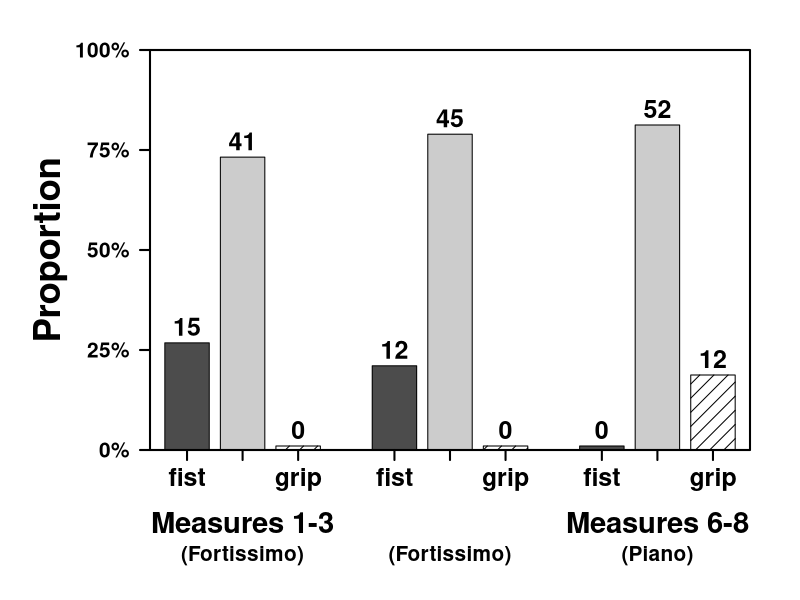
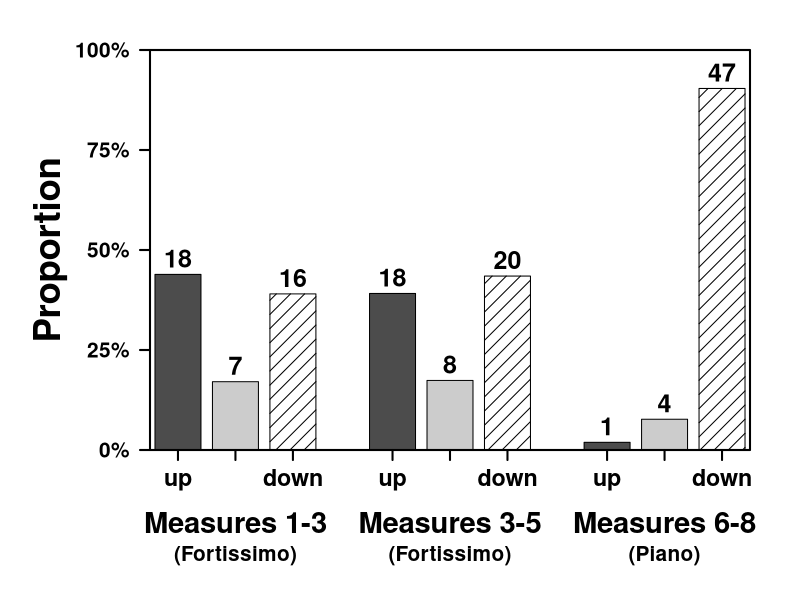
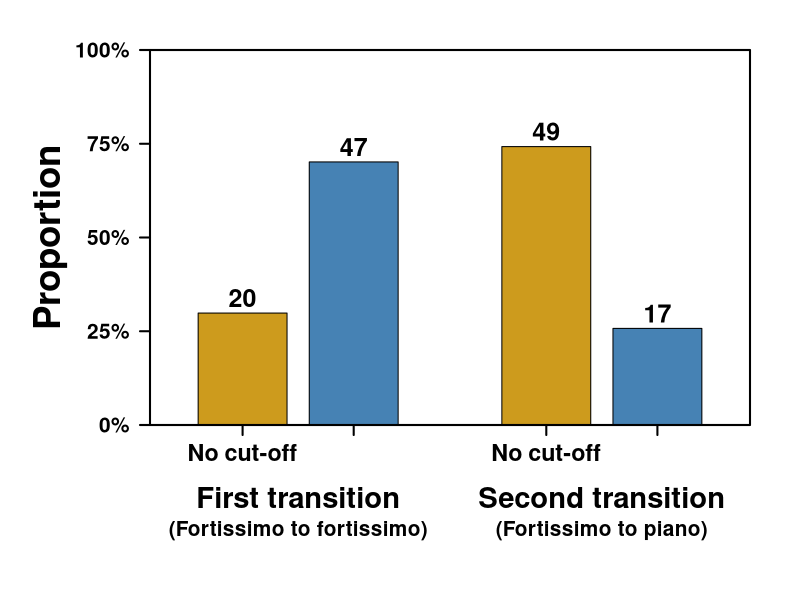
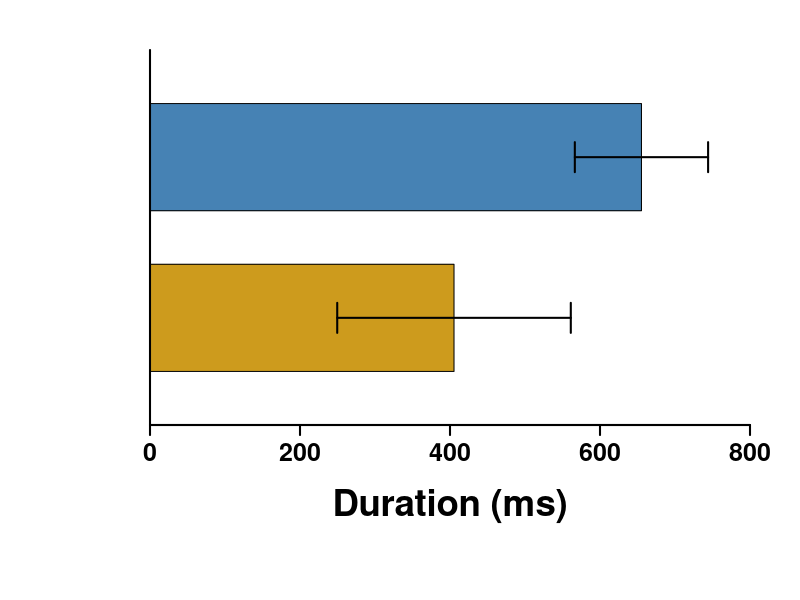

Write R code to recreate these figures, in order.
## Bodo Winter
## Created March 3, 2015; Edited April 10, 2015
## Analysis of conducting gesture data, production only

##------------------------------------------------------------------
## Pre-processing:
##------------------------------------------------------------------

options(stringsAsFactors = F)

## Load in data:

setwd('/Users/teeniematlock/Desktop/research/conducting/')
con <- read.csv('beethoven_conducting_gestures_amanda_coded_20_06_2016.csv')

## Load in packages:

library(dplyr)
library(ggplot2)
library(reshape2)

## Check:

nrow(con)		# 105 videos

# # ## Extract those where critical measues are visible:

# con.backup <- con
# con <- filter(con, Critical.Measures.Visible == 'yes')
# nrow(con)		# 42
# nrow(con) / nrow(con.backup)

## Baton left vs. baton right:

con$BatonHand <- 'right'
con[con$Baton == 'Yes (LH!)', ]$BatonHand <- 'left'
con[con$Baton == 'No', ]$BatonHand <- 'No Baton'

## Aggregate of this:

table(con$BatonHand)

## How many had batons?

con[con$Baton == 'Yes (LH!)', ]$Baton <- 'Yes'
table(con$Baton) / nrow(con)

## Exclude the three who had the baton in their left hand and those 9 that did not have the baton:

con.backup2 <- con
con <- filter(con, BatonHand == 'right')
nrow(con)

## For first two measures versus piano part and left hand:
## Extract relevant handshape (e.g., take endpoint of "fist>open" to be "open"):

con[which(con$L.1.2.HandShape == 'fist>open'), ]$L.1.2.HandShape <- 'open'
con[which(con$L.1.2.HandShape == 'open>fist'), ]$L.1.2.HandShape <- 'fist'
con[which(con$L.1.2.HandShape == 'open>point'), ]$L.1.2.HandShape <- 'point'
con[which(con$L.1.2.HandShape == 'NA>open'), ]$L.1.2.HandShape <- 'open'
con[which(con$L.1.2.HandShape == 'open>NA'), ]$L.1.2.HandShape <- NA
con[which(con$L.1.2.HandShape == ''), ]$L.1.2.HandShape <- NA

con[which(con$L.3.5.HandShape == 'fist>open'), ]$L.3.5.HandShape <- 'open'
# con[which(con$L.3.5.HandShape == 'fist>precision grip\n'), ]$L.3.5.HandShape <- 'precision grip'
con[which(con$L.3.5.HandShape == 'NA>open'), ]$L.3.5.HandShape <- 'open'
con[which(con$L.3.5.HandShape == 'open>fist'), ]$L.3.5.HandShape <- 'fist'

con[which(con$L.6.8.HandShape == 'open>point'), ]$L.6.8.HandShape <- 'point'
con[which(con$L.6.8.HandShape == 'precision grip>open'), ]$L.6.8.HandShape <- 'open'
con[which(con$L.6.8.HandShape == ''), ]$L.6.8.HandShape <- NA

## For first two measures versus piano part and left hand:
## Extract relevant palm orientation (e.g., take endpoint of "fist>open" to be "open"):

con[which(con$L.1.2.PalmOrientation == 'down>inward'), ]$L.1.2.PalmOrientation <- 'inward'
con[which(con$L.1.2.PalmOrientation == 'down>NA'), ]$L.1.2.PalmOrientation <- NA
con[which(con$L.1.2.PalmOrientation == 'down>up'), ]$L.1.2.PalmOrientation <- 'up'
con[which(con$L.1.2.PalmOrientation == 'inward>down'), ]$L.1.2.PalmOrientation <- 'down'
con[which(con$L.1.2.PalmOrientation == 'inward>NA'), ]$L.1.2.PalmOrientation <- NA
con[which(con$L.1.2.PalmOrientation == 'inward>up'), ]$L.1.2.PalmOrientation <- 'up'
con[which(con$L.1.2.PalmOrientation == 'NA\n'), ]$L.1.2.PalmOrientation <- NA
con[which(con$L.1.2.PalmOrientation == 'NA>down'), ]$L.1.2.PalmOrientation <- 'down'
con[which(con$L.1.2.PalmOrientation == 'NA>inward'), ]$L.1.2.PalmOrientation <- 'inward'
con[which(con$L.1.2.PalmOrientation == 'NA>up'), ]$L.1.2.PalmOrientation <- 'up'
con[which(con$L.1.2.PalmOrientation == 'up>NA'), ]$L.1.2.PalmOrientation <- NA
con[which(con$L.1.2.PalmOrientation == ''), ]$L.1.2.PalmOrientation <- NA

# con[which(con$L.3.5.PalmOrientation == 'down>NA'), ]$L.3.5.PalmOrientation <- NA
con[which(con$L.3.5.PalmOrientation == 'down>up'), ]$L.3.5.PalmOrientation <- 'up'
con[which(con$L.3.5.PalmOrientation == 'down>up\n'), ]$L.3.5.PalmOrientation <- 'up'
con[which(con$L.3.5.PalmOrientation == 'inward>down'), ]$L.3.5.PalmOrientation <- 'down'
con[which(con$L.3.5.PalmOrientation == 'inward>NA'), ]$L.3.5.PalmOrientation <- NA
con[which(con$L.3.5.PalmOrientation == 'inward>up'), ]$L.3.5.PalmOrientation <- 'up'
con[which(con$L.3.5.PalmOrientation == 'NA>down'), ]$L.3.5.PalmOrientation <- 'down'
con[which(con$L.3.5.PalmOrientation == 'NA>inward'), ]$L.3.5.PalmOrientation <- 'inward'
con[which(con$L.3.5.PalmOrientation == 'NA>up'), ]$L.3.5.PalmOrientation <- 'up'
con[which(con$L.3.5.PalmOrientation == 'up>NA'), ]$L.3.5.PalmOrientation <- NA

con[which(con$L.6.8.PalmOrientation == 'down\n'), ]$L.6.8.PalmOrientation <- 'down'
con[which(con$L.6.8.PalmOrientation == 'down>NA'), ]$L.6.8.PalmOrientation <- NA
con[which(con$L.6.8.PalmOrientation == 'down>inward'), ]$L.6.8.PalmOrientation <- 'inward'
con[which(con$L.6.8.PalmOrientation == 'NA>down'), ]$L.6.8.PalmOrientation <- 'down'

# con[which(con$R.1.2.HandShape == 'open>fist'), ]$R.1.2.HandShape <- 'fist'

## Get rid of NAs for cut-off gestures:

con[which(con$X1.2.Cutoff == ''), ] <- NA
con[which(con$X3.5.Cutoff == ''), ] <- NA



##------------------------------------------------------------------
## Analysis and plot of hand shape:
##------------------------------------------------------------------

## Hand shape:

xtab1 <- table(con$L.1.2.HandShape)
xtab2 <- table(con$L.3.5.HandShape)
xtab3 <- table(con$L.6.8.HandShape)

xtab1 <- xtab1[-3]	# get rid of points
xtab2 <- xtab2[-3]	# get rid of points
xtab3 <- xtab3[-2]	# get rid of points

xtab1.prop <- xtab1 / sum(xtab1)
xtab2.prop <- xtab2 / sum(xtab2)
xtab3.prop <- xtab3 / sum(xtab3)

## Relevant chi-square tests:

binom.test(c(xtab1[1], 0))		# fist forte ( = 15) vs. fist piano (= 0)
binom.test(c(xtab3[2], 0))		# precision grip piano ( = 12) vs. pgrip forte (= 0)
binom.test(c(xtab1[2], xtab3[1]))	# not significantly more open's

## Are those that have the fist also those that are the prip:

con[, c('L.1.2.HandShape', 'L.6.8.HandShape')]
(M <- with(con, table(L.1.2.HandShape, L.6.8.HandShape)))
(M <- M[1:2, c(1, 3)])
fisher.test(M)

## Plotting parameters:

yfac <- 0.04
xfac <- 0.2
xshift <- 1.2

## Set colors depending on whether it's for powerpoint or not:

set_to_powerpoint <- function(powerpoint = T) {
	if (powerpoint == T) {
		col1 <<- 'darkred'
		col2 <<- 'goldenrod3'
		} else {
			col1 <<- rgb(0, 0, 0, 0.7)
			col2 <<- rgb(0, 0, 0, 0.2)
			}	
	}
powerpoint <- F
set_to_powerpoint(powerpoint = F)
show <- 3

## Make a plot of the hand shapes:

quartz('', 12, 6)
par(mai = c(1.5, 1.5, 0.5, 0.5))
plot(1, 1, xlim = c(0, 30), ylim = c(0, 1),
	type = 'n', xaxt = 'n', yaxt = 'n', xlab = '', ylab = '', yaxs = 'i')
## All axes:
mtext(side = 2, font = 2, cex = 2.2, line = 4.3, text = 'Proportion')
axis(side = 2, at = seq(0, 1, 0.25), labels = paste0(seq(0, 100, 25), '%'),
	font = 2, las = 2, lwd.ticks = 2, cex.axis = 1.25)
axis(side = 1, at = (c(2, 5, 8) - xshift), labels = c('fist', 'open', 'grip'),
	font = 2, lwd.ticks = 2, cex.axis = 1.5)
if (show >= 2) {
	axis(side = 1, at = c(12, 15, 18), labels = c('fist', 'open', 'grip'),
		font = 2, lwd.ticks = 2, cex.axis = 1.5)
		}
if (show >= 3) {
	axis(side = 1, at = (c(22, 25, 28) + xshift), labels = c('fist', 'open', 'grip'),
		font = 2, lwd.ticks = 2, cex.axis = 1.5)
		}
## Measures bar:
if (show == 1) xselect <- 1
if (show == 2) xselect <- 1:2
if (show == 3) xselect <- 1:3
axis(side = 1, at = c(5 - xshift, 15, 25 + xshift)[xselect],
	line = 2.35, font = 2, cex.axis = 1.75,
	tick = F,
	labels = c('Measures 1-3', 'Measures 3-5', 'Measures 6-8')[xselect])
axis(side = 1, at = c(5 - xshift, 15, 25 + xshift)[xselect],
	line = 3.75, font = 2, cex.axis = 1.25,
	tick = F,
	labels = c('(Fortissimo)', '(Fortissimo)', '(Piano)')[xselect])
## Rectangles for measures 1-3:
rect(xleft = 1 - xfac - xshift, xright = 3 + xfac - xshift,
	ybottom = 0, ytop = xtab1.prop[1], col = col1, border = 'black')
rect(xleft = 4 - xfac - xshift, xright = 6 + xfac - xshift,
	ybottom = 0, ytop = xtab1.prop[2], col = col2, border = 'black')
if (!powerpoint) {
	rect(xleft = 7 - xfac - xshift, xright = 9 + xfac - xshift,
		ybottom = 0, ytop = 0.01, col = 'black',
		density = 10, border = 'black')
		} else {
			rect(xleft = 7 - xfac - xshift, xright = 9 + xfac - xshift,
				ybottom = 0, ytop = 0.01, col = 'steelblue', border = 'black')	
			}
## Rectangles for measures 3-5:
if (show >= 2) {
	rect(xleft = 11 - xfac, xright = 13 + xfac,
		ybottom = 0, ytop = xtab2.prop[1], col = col1, border = 'black')
	rect(xleft = 14 - xfac, xright = 16 + xfac,
		ybottom = 0, ytop = xtab2.prop[2], col = col2, border = 'black')
	if (!powerpoint) {
		rect(xleft = 17 - xfac, xright = 19 + xfac,
			ybottom = 0, ytop = 0.01, col = 'black',
			density = 10, border = 'black')
			} else {
				rect(xleft = 17 - xfac, xright = 19 + xfac,
					ybottom = 0, ytop = 0.01, col = 'steelblue', border = 'black')
				}
			}
## Rectangles for measures 6-8:
if (show == 3) {
	rect(xleft = 21 - xfac + xshift, xright = 23 + xfac + xshift,
		ybottom = 0, ytop = 0.01, col = col1, border = 'black')
	rect(xleft = 24 - xfac + xshift, xright = 26 + xfac + xshift,
		ybottom = 0, ytop = xtab3.prop[1], col = col2, border = 'black')
	if (!powerpoint) {
		rect(xleft = 27 - xfac + xshift, xright = 29 + xfac + xshift,
			ybottom = 0, ytop = xtab3.prop[2], col = 'black',
			density = 10, border = 'black')
			} else {
				rect(xleft = 27 - xfac + xshift, xright = 29 + xfac + xshift,
					ybottom = 0, ytop = xtab3.prop[2], col = 'steelblue', border = 'black')
				}
			}
## Text on rectangles:
if (show == 1) xselect <- 1:3
if (show == 2) xselect <- 1:6
if (show == 3) xselect <- 1:9
text(x = c(2 - xshift, 5 - xshift, 8 - xshift, 12, 15, 18, 22 + xshift, 25 + xshift, 28 + xshift)[xselect],
	y = (c(xtab1.prop[1], xtab1.prop[2], 0.01,
		xtab2.prop[1], xtab2.prop[2], 0.01,
		0.01, xtab3.prop[1], xtab3.prop[2]) + yfac)[xselect],
	labels = c(xtab1[1], xtab1[2], 0,
		xtab2[1], xtab2[2], 0,
		0, xtab3[1], xtab3[2])[xselect],
		font = 2, cex = 1.5)
## Box:
box(lwd = 2)


##------------------------------------------------------------------
## Analysis and plot of hand orientation:
##------------------------------------------------------------------

# Palm Orientation:

xtab1 <- table(con$L.1.2.PalmOrientation)
xtab2 <- table(con$L.3.5.PalmOrientation)
xtab3 <- table(con$L.6.8.PalmOrientation)

xtab1.prop <- xtab1 / sum(xtab1)
xtab2.prop <- xtab2 / sum(xtab2)
xtab3.prop <- xtab3 / sum(xtab3)

## Relevant inferential stats:

(M <- matrix(c(xtab1[c(1, 3)],
	xtab3[c(1, 3)]), nrow = 2, byrow = T))
fisher.test(M)
binom.test(M[, 2])	# separate analysis, up gestures more in fortissimo
binom.test(M[, 1])	# separate analysis, down gestures more in piano

## Set plotting parameters:

powerpoint <- F
set_to_powerpoint(powerpoint = F)
show <- 3

## Make a plot of hand orientation:

quartz('', 11.5, 6)
par(mai = c(1.5, 1.5, 0.5, 0.5))
plot(1, 1, xlim = c(0.5, 29.5), ylim = c(0, 1),
	type = 'n', xaxt = 'n', yaxt = 'n', xlab = '', ylab = '', yaxs = 'i')
## All axes:
mtext(side = 2, font = 2, cex = 2.2, line = 4.3, text = 'Proportion')
axis(side = 2, at = seq(0, 1, 0.25), labels = paste0(seq(0, 100, 25), '%'),
	font = 2, las = 2, lwd.ticks = 2, cex.axis = 1.25)
axis(side = 1, at = c(2 - xshift, 5 - xshift, 8 - xshift), labels = c('up', 'inward', 'down'),
	font = 2, lwd.ticks = 2, cex.axis = 1.4)
if (show >= 2) {
	axis(side = 1, at = c(12, 15, 18), labels = c('up', 'inward', 'down'),
		font = 2, lwd.ticks = 2, cex.axis = 1.4)
	}
if (show == 3) {
	axis(side = 1, at = c(22 + xshift, 25 + xshift, 28 + xshift), labels = c('up', 'inward', 'down'),
		font = 2, lwd.ticks = 2, cex.axis = 1.4)
	}
## Measures bar:
if (show == 1) xselect <- 1
if (show == 2) xselect <- 1:2
if (show == 3) xselect <- 1:3
axis(side = 1, at = c(5 - xshift, 15, 25 + xshift)[xselect],
	line = 2.35, font = 2, cex.axis = 1.75,
	tick = F,
	labels = c('Measures 1-3', 'Measures 3-5', 'Measures 6-8')[xselect])
axis(side = 1, at = c(5 - xshift, 15, 25 + xshift)[xselect],
	line = 3.75, font = 2, cex.axis = 1.25,
	tick = F,
	labels = c('(Fortissimo)', '(Fortissimo)', '(Piano)')[xselect])
## Rectangles for measures 1-3:
rect(xleft = 1 - xfac - xshift, xright = 3 + xfac - xshift,
	ybottom = 0, ytop = xtab1.prop[3], col = col1, border = 'black')
rect(xleft = 4 - xfac - xshift, xright = 6 + xfac - xshift,
	ybottom = 0, ytop = xtab1.prop[2], col = col2, border = 'black')
if (!powerpoint) {
	rect(xleft = 7 - xfac - xshift, xright = 9 + xfac - xshift,
		ybottom = 0, ytop = xtab1.prop[1],
		col = 'black', border = 'black', density = 10)
		} else {
			rect(xleft = 7 - xfac - xshift, xright = 9 + xfac - xshift,
				ybottom = 0, ytop = xtab1.prop[1],
				col = 'steelblue', border = 'black')			
			}
## Rectangles for measures 3-5:
if (show >= 2) {
	rect(xleft = 11 - xfac, xright = 13 + xfac,
		ybottom = 0, ytop = xtab2.prop[3], col = col1, border = 'black')
	rect(xleft = 14 - xfac, xright = 16 + xfac,
		ybottom = 0, ytop = xtab2.prop[2], col = col2, border = 'black')
	if (!powerpoint) {
		rect(xleft = 17 - xfac, xright = 19 + xfac,
			ybottom = 0, ytop = xtab2.prop[1],
			col = 'black', border = 'black', density = 10)
			} else {
				rect(xleft = 17 - xfac, xright = 19 + xfac,
					ybottom = 0, ytop = xtab2.prop[1],
					col = 'steelblue', border = 'black')				
				}
	}
## Rectangles for measures 6-8:
if (show == 3) {
	rect(xleft = 21 - xfac + xshift, xright = 23 + xfac + xshift,
		ybottom = 0, ytop = xtab3.prop[3], col = col1, border = 'black')
	rect(xleft = 24 - xfac + xshift, xright = 26 + xfac + xshift,
		ybottom = 0, ytop = xtab3.prop[2], col = col2, border = 'black')
	if (!powerpoint) {
		rect(xleft = 27 - xfac + xshift, xright = 29 + xfac + xshift,
			ybottom = 0, ytop = xtab3.prop[1], col = 'black',
			density = 10, border = 'black')
			} else {
				rect(xleft = 27 - xfac + xshift, xright = 29 + xfac + xshift,
					ybottom = 0, ytop = xtab3.prop[1], col = 'steelblue', border = 'black')				
				}
	}
## Text on rectangles:
if (show == 1) xselect <- 1:3
if (show == 2) xselect <- 1:6
if (show == 3) xselect <- 1:9
text(x = c(2 - xshift, 5 - xshift, 8 - xshift, 12, 15, 18, 22 + xshift, 25 + xshift, 28 + xshift)[xselect],
	y = (c(as.numeric(xtab1.prop)[c(3, 2, 1)],
		as.numeric(xtab2.prop)[c(3, 2, 1)],
		as.numeric(xtab3.prop)[c(3, 2, 1)]) + yfac)[xselect],
	labels = c(as.numeric(xtab1)[c(3, 2, 1)],
		as.numeric(xtab2)[c(3, 2, 1)],
		as.numeric(xtab3)[c(3, 2, 1)])[xselect],
		font = 2, cex = 1.5)
## Box:
box(lwd = 2)




##------------------------------------------------------------------
## Analysis and plot of cut-off gestures:
##------------------------------------------------------------------

## Closing gesture:

xtab1 <- table(con$X1.2.Cutoff)
xtab2 <- table(con$X3.5.Cutoff)
xtab1.prop <- xtab1 / sum(xtab1)
xtab2.prop <- xtab2 / sum(xtab2)

## Inferential stats of this:

fisher.test(rbind(xtab1, xtab2))
binom.test(xtab1)	# separate analysis
binom.test(xtab2)	# separate analysis

## Plot of these proportions:

xshift <- 0.6
quartz('', 9, 5.5)
par(mai = c(1.75, 1.5, 0.5, 0.5))
plot(1, 1, xlim = c(-0.5, 14.5), ylim = c(0, 1),
	type = 'n', xaxt = 'n', yaxt = 'n', xlab = '', ylab = '', yaxs = 'i')
## All axes:
mtext(side = 2, font = 2, cex = 2.2, line = 4.3, text = 'Proportion')
axis(side = 2, at = seq(0, 1, 0.25), labels = paste0(seq(0, 100, 25), '%'),
	font = 2, las = 2, lwd.ticks = 2, cex.axis = 1.25)
axis(side = 1, at = c(2 - xshift, 5 - xshift), labels = c('No cut-off', 'Cut-off'),
	font = 2, lwd.ticks = 2, cex.axis = 1.4)
axis(side = 1, at = c(9 + xshift, 12 + xshift), labels = c('No cut-off', 'Cut-off'),
	font = 2, lwd.ticks = 2, cex.axis = 1.4)
axis(at = c(3.5 - xshift, 10.5 + xshift), side = 1,
	tick = F, labels = c('First transition', 'Second transition'),
	line = 2.35, font = 2, cex.axis = 1.75)
axis(side = 1, at = c(3.5 - xshift, 10.5 + xshift),
	line = 3.75, font = 2, cex.axis = 1.25,
	tick = F,
	labels = c('(Fortissimo to fortissimo)', '(Fortissimo to piano)'))
# Fortissimo to fortissimo
rect(xleft = 1 - xfac - xshift, xright = 3 + xfac - xshift,
	ybottom = 0, ytop = xtab1.prop[2], col = 'goldenrod3', border = 'black')
text(x = 2 - xshift, y = xtab1.prop[2] + yfac,
	labels = xtab1[2],
	font = 2, cex = 1.5)
rect(xleft = 4 - xfac - xshift, xright = 6 + xfac - xshift,
	ybottom = 0, ytop = xtab1.prop[1], col = 'steelblue', border = 'black')
text(x = 5 - xshift, y = xtab1.prop[1] + yfac,
	labels = xtab1[1],
	font = 2, cex = 1.5)
# Fortissimo to piano
rect(xleft = 8 - xfac + xshift, xright = 10 + xfac + xshift,
	ybottom = 0, ytop = xtab2.prop[2], col = 'goldenrod3', border = 'black')
text(x = 9 + xshift, y = xtab2.prop[2] + yfac,
	labels = xtab2[2],
	font = 2, cex = 1.5)
rect(xleft = 11 - xfac + xshift, xright = 13 + xfac + xshift,
	ybottom = 0, ytop = xtab2.prop[1], col = 'steelblue', border = 'black')
text(x = 12 + xshift, y = xtab2.prop[1] + yfac,
	labels = xtab2[1],
	font = 2, cex = 1.5)
box(lwd = 2)

## Is the presence of cut-off gestures related to hand shape previously?

M1 <- table(con$X1.2.Cutoff, con$L.3.5.HandShape)[, 1:2]
M2 <- table(con$X3.5.Cutoff, con$L.6.8.HandShape)[, -2]
fisher.test(M1)
fisher.test(M2)




##------------------------------------------------------------------
## Incorporating duration:
##------------------------------------------------------------------

## Load in durations:

dur <- read.csv('durations.csv')

## Merge into data frame:

dur$Forte1HandShape <- con[match(dur$ID, con$ID), ]$L.1.2.HandShape
dur$Forte2HandShape <- con[match(dur$ID, con$ID), ]$L.3.5.HandShape
dur$PianoHandShape <- con[match(dur$ID, con$ID), ]$L.6.8.HandShape
dur$Forte1PalmOrientation <- con[match(dur$ID, con$ID), ]$L.1.2.PalmOrientation
dur$Forte2PalmOrientation <- con[match(dur$ID, con$ID), ]$L.3.5.PalmOrientation
dur$FirstCutoff <- con[match(dur$ID, con$ID), ]$X1.2.Cutoff
dur$SecondCutoff <- con[match(dur$ID, con$ID), ]$X3.5.Cutoff

## Make a palm-up vs. fist variable:

dur$Forte1PalmVsFist <- NA
ind <- which(dur$Forte1HandShape == 'open' & dur$Forte1PalmOrientation == 'up')
dur[ind, ]$Forte1PalmVsFist <- 'palm-up'
dur[which(dur$Forte1HandShape == 'fist'),]$Forte1PalmVsFist <- 'fist'

dur$Forte2PalmVsFist <- NA
ind <- which(dur$Forte2HandShape == 'open' & dur$Forte2PalmOrientation == 'up')
dur[ind, ]$Forte2PalmVsFist <- 'palm-up'
dur[which(dur$Forte2HandShape == 'fist'),]$Forte2PalmVsFist <- 'fist'

## Speed-adjusted fermatas:

dur$fermata1.rel <- dur$fermata1 / dur$forte1
dur$fermata2.rel <- dur$fermata2 / dur$forte2

## Full phrase:

dur$FOR1 <- dur$forte1 + dur$fermata1
dur$FOR2 <- dur$forte2 + dur$fermata2

## Correlate pause duration with presence of cut-off gestures:

t.test(pause1 ~ FirstCutoff, dur, var.equal = T)
t.test(pause2 ~ SecondCutoff, dur, var.equal = T)

## Correlate pause duration with hand shape:

t.test(fermata1 ~ Forte1HandShape,
	dur[dur$Forte1HandShape %in% c('fist', 'open'), ])
t.test(fermata2 ~ Forte2HandShape,
	dur[dur$Forte2HandShape %in% c('fist', 'open'), ])
t.test(fermata1.rel ~ Forte1HandShape,
	dur[dur$Forte1HandShape %in% c('fist', 'open'), ])
t.test(fermata2.rel ~ Forte2HandShape,
	dur[dur$Forte2HandShape %in% c('fist', 'open'), ])
t.test(FOR1 ~ Forte1HandShape,
	dur[dur$Forte1HandShape %in% c('fist', 'open'), ])
t.test(FOR2 ~ Forte2HandShape,
	dur[dur$Forte2HandShape %in% c('fist', 'open'), ])	

## Correlate duration with hand shape, fist vs. palm-up:

t.test(fermata1 ~ Forte1PalmVsFist, dur)
t.test(fermata2 ~ Forte2PalmVsFist, dur)
t.test(fermata1.rel ~ Forte1PalmVsFist, dur)
t.test(fermata2.rel ~ Forte2PalmVsFist, dur)
t.test(FOR1 ~ Forte1PalmVsFist, dur)
t.test(FOR2 ~ Forte2PalmVsFist, dur)

## Model for plotting duration:

xmdl <- lm(pause2 ~ SecondCutoff, data = dur)
xpred <- data.frame(SecondCutoff = na.omit(unique(dur$SecondCutoff)))
xpred <- cbind(xpred,
	as.data.frame(predict(xmdl, newdata = xpred, se.fit = T)[1:2]))
xpred$se.fit <- xpred$se.fit * 1.96

## Graph for plotting duration:

quartz('', 9, 5.5)
par(mai = c(1.75, 1.5, 0.5, 0.5))
plot(1, 1, xlim = c(0, 800), ylim = c(0, 3.5),
	type = 'n', xaxt = 'n', yaxt = 'n', xlab = '', ylab = '', yaxs = 'i', bty = 'n', xaxs = 'i')
## Rectangles:
rect(xleft = 0, xright = xpred[2, ]$fit * 1000, ybottom = 0.5,
	ytop = 1.5, col = 'goldenrod3', border = 'black')
rect(xleft = 0, xright = xpred[1, ]$fit * 1000, ybottom = 2,
	ytop = 3, col = 'steelblue', border = 'black')
## Error bars:
arrows(y0 = 1, x0 = xpred[2, ]$fit * 1000 - xpred[2, ]$se.fit * 1000,
	x1 = xpred[2, ]$fit * 1000 + xpred[2, ]$se.fit * 1000, lwd = 2, angle = 90, code = 3, length = 0.15)
arrows(y0 = 2.5, x0 = xpred[1, ]$fit * 1000 - xpred[1, ]$se.fit * 1000,
	x1 = xpred[1, ]$fit * 1000 + xpred[1, ]$se.fit * 1000, lwd = 2, angle = 90, code = 3, length = 0.15)
## All axes:
# axis(side = 2, at = c(1, 2.5), labels = c('No Cut-off', 'Cut-off'),
	# font = 2, cex.axis = 1.5, lwd.ticks = 2, las = 2, lwd = 2)
segments(x0 = 0, x1 = 0, y0 = 0, y1 = 3.5, lwd = 2, xpd = NA)
axis(side = 1, at = seq(0, 800, 200), labels = seq(0, 800, 200),
	font = 2, cex.axis = 1.5, lwd = 2, lwd.ticks = 2)
mtext(side = 1, font = 2, cex = 2.2, line = 3.75, text = 'Duration (ms)')



##------------------------------------------------------------------
## Incorporating amplitude analysis:
##------------------------------------------------------------------

## Load in durations:

ins <- read.csv('intensity.csv')

## Normalize amplitudes:

for (i in 1:nrow(ins)) {
	these_intensities <- as.numeric(ins[i, -1])
	these_intensities <- (these_intensities - mean(these_intensities)) / sd(these_intensities)
	ins[i, -1] <- these_intensities
	}

## Merge into data frame:

ins$Forte1HandShape <- con[match(ins$ID, con$ID), ]$L.1.2.HandShape
ins$Forte2HandShape <- con[match(ins$ID, con$ID), ]$L.3.5.HandShape
ins$PianoHandShape <- con[match(ins$ID, con$ID), ]$L.6.8.HandShape
ins$Forte1PalmOrientation <- con[match(ins$ID, con$ID), ]$L.1.2.PalmOrientation
ins$Forte2PalmOrientation <- con[match(ins$ID, con$ID), ]$L.3.5.PalmOrientation
ins$PianoPalmOrientation <- con[match(ins$ID, con$ID), ]$L.6.8.PalmOrientation

## Make a palm-up vs. fist variable:

ins$Forte1PalmVsFist <- NA
ind <- which(ins$Forte1HandShape == 'open' & ins$Forte1PalmOrientation == 'down')
ins[ind, ]$Forte1PalmVsFist <- 'palm-down'
ins[which(ins$Forte1HandShape == 'fist'),]$Forte1PalmVsFist <- 'fist'

ins$Forte2PalmVsFist <- NA
ind <- which(ins$Forte2HandShape == 'open' & ins$Forte2PalmOrientation == 'down')
ins[ind, ]$Forte2PalmVsFist <- 'palm-down'
ins[which(ins$Forte2HandShape == 'fist'),]$Forte2PalmVsFist <- 'fist'

## Make a palm-up vs. palm-down variable:

ins$Forte1PalmVsFist <- NA
ind <- which(ins$Forte1HandShape == 'open' & ins$Forte1PalmOrientation == 'down')
ins[ind, ]$Forte1PalmVsFist <- 'palm-down'
ins[which(ins$Forte1HandShape == 'fist'),]$Forte1PalmVsFist <- 'fist'

## Correlate pause intensity with hand shape:

t.test(forte1 ~ Forte1HandShape,
	ins[ins$Forte1HandShape %in% c('fist', 'open'), ])
t.test(forte2 ~ Forte2HandShape,
	ins[ins$Forte2HandShape %in% c('fist', 'open'), ])
t.test(fermata1 ~ Forte1HandShape,
	ins[ins$Forte1HandShape %in% c('fist', 'open'), ])
t.test(fermata2 ~ Forte2HandShape,
	ins[ins$Forte2HandShape %in% c('fist', 'open'), ])
t.test(forte1 ~ Forte1PalmOrientation,
	ins[ins$Forte1PalmOrientation %in% c('up', 'down'), ])
t.test(forte2 ~ Forte2PalmOrientation,
	ins[ins$Forte2PalmOrientation %in% c('up', 'down'), ])
t.test(piano ~ PianoHandShape,
	ins[!(ins$PianoHandShape %in% 'point'), ])

## Correlate pause intensity with hand shape, relative measure:

t.test(forte1 / piano ~ Forte1HandShape,
	ins[ins$Forte1HandShape %in% c('fist', 'open'), ])
t.test(forte2 / piano ~ Forte2HandShape,
	ins[ins$Forte2HandShape %in% c('fist', 'open'), ])
t.test(fermata1 / piano ~ Forte1HandShape,
	ins[ins$Forte1HandShape %in% c('fist', 'open'), ])
t.test(fermata2 / piano ~ Forte2HandShape,
	ins[ins$Forte2HandShape %in% c('fist', 'open'), ])
t.test(forte1 / piano ~ Forte1PalmOrientation,
	ins[ins$Forte1PalmOrientation %in% c('up', 'down'), ])
t.test(forte2 / piano ~ Forte2PalmOrientation,
	ins[ins$Forte2PalmOrientation %in% c('up', 'down'), ])
t.test(piano / forte2 ~ PianoHandShape,
	ins[!(ins$PianoHandShape %in% 'point'), ])

## Correlate intensity with hand shape, fist vs. palm-up:

t.test(fermata1 ~ Forte1PalmVsFist, ins)
t.test(fermata2 ~ Forte2PalmVsFist, ins)
t.test(forte1 ~ Forte1PalmVsFist, ins)
t.test(forte2 ~ Forte2PalmVsFist, ins)

## Correlate intensity with hand shape, fist vs. palm-up, relative measure:

t.test(fermata1 / piano ~ Forte1PalmVsFist, ins)
t.test(fermata2 / piano ~ Forte2PalmVsFist, ins)
t.test(forte1 / piano ~ Forte1PalmVsFist, ins)
t.test(forte2 / piano ~ Forte2PalmVsFist, ins)



